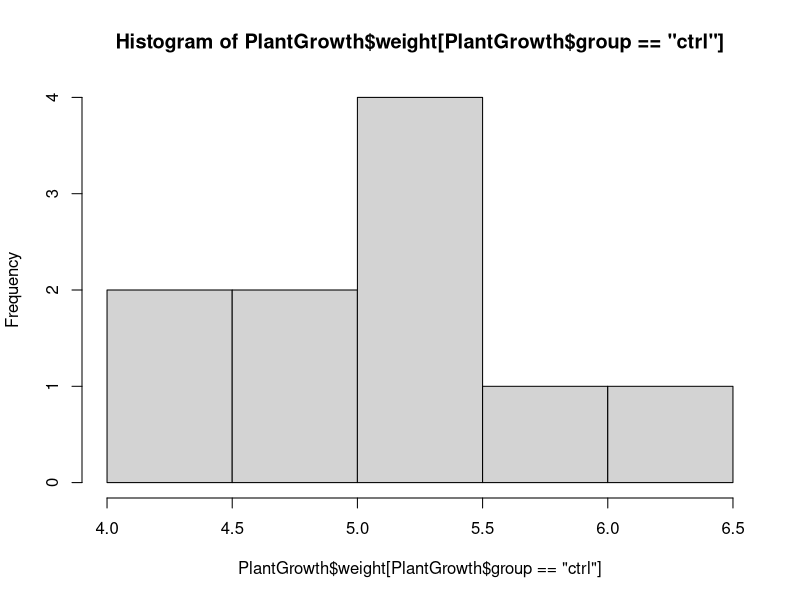
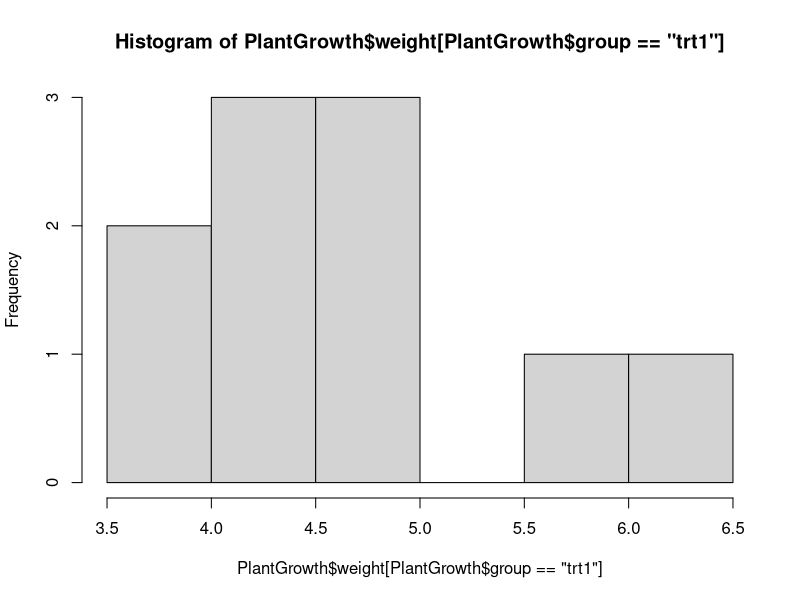
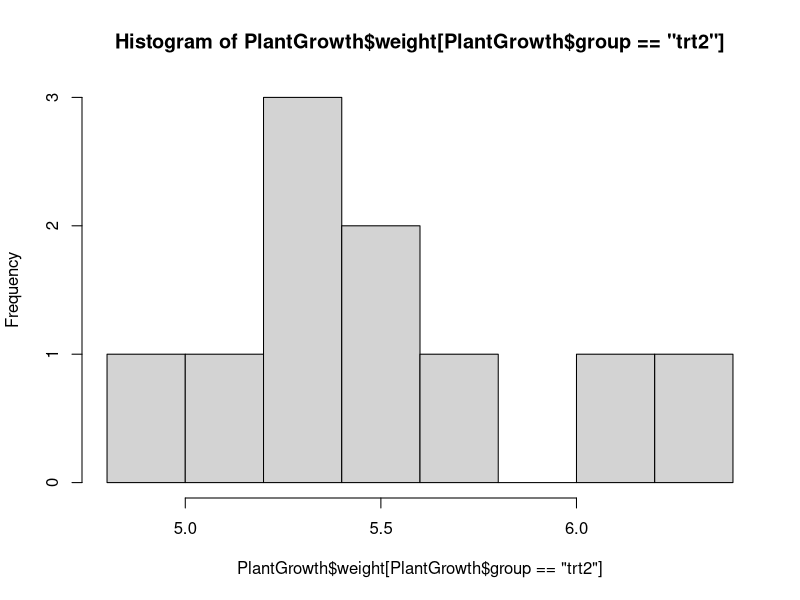
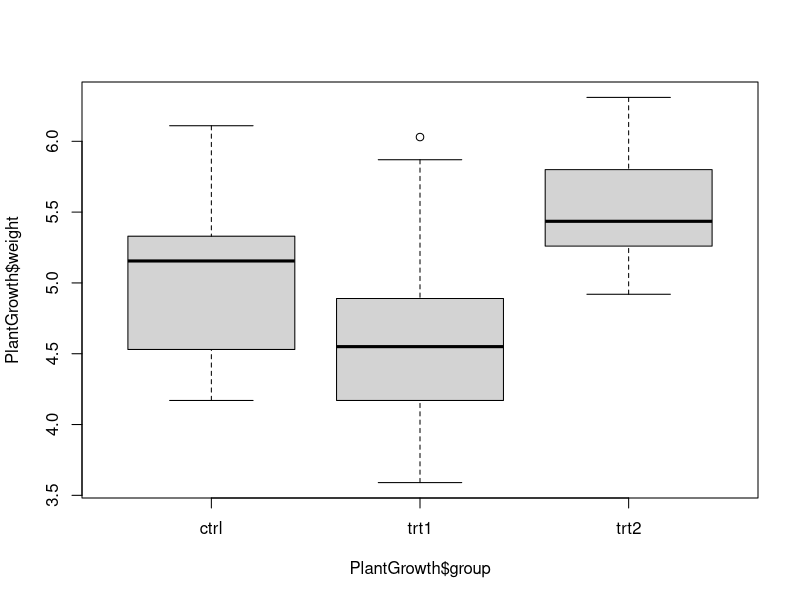

R code for these plots, in order:
## ---- chunk 1
set.seed(5)
t.test(rnorm(20, mean = 100, sd=10),rnorm(20,mean=100,sd=10))
## ---- chunk 2
data("PlantGrowth")
summary(PlantGrowth)
## ---- chunk 3
hist(PlantGrowth$weight[PlantGrowth$group=="ctrl"])
## ---- chunk 4
hist(PlantGrowth$weight[PlantGrowth$group=="trt1"])
## ---- chunk 5
hist(PlantGrowth$weight[PlantGrowth$group=="trt2"])
## ---- chunk 6
boxplot(PlantGrowth$weight~PlantGrowth$group)
## ---- chunk 7
t.test(PlantGrowth$weight[PlantGrowth$group=="ctrl"], PlantGrowth$weight[PlantGrowth$group=="trt1"])
## ---- chunk 8
t.test(PlantGrowth$weight[PlantGrowth$group=="ctrl"], PlantGrowth$weight[PlantGrowth$group=="trt2"])
